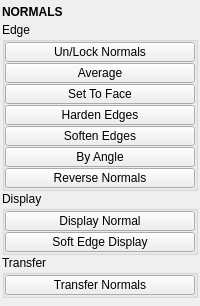
<?xml version="1.0" encoding="UTF-8"?>
<ui version="4.0">
 <class>QtUi</class>
 <widget class="QMainWindow" name="QtUi">
  <property name="enabled">
   <bool>true</bool>
  </property>
  <property name="geometry">
   <rect>
    <x>0</x>
    <y>0</y>
    <width>200</width>
    <height>306</height>
   </rect>
  </property>
  <property name="tabShape">
   <enum>QTabWidget::Triangular</enum>
  </property>
  <property name="dockNestingEnabled">
   <bool>true</bool>
  </property>
  <property name="dockOptions">
   <set>QMainWindow::AllowNestedDocks|QMainWindow::AllowTabbedDocks|QMainWindow::AnimatedDocks|QMainWindow::ForceTabbedDocks</set>
  </property>
  <widget class="QWidget" name="central_widget">
   <property name="minimumSize">
    <size>
     <width>200</width>
     <height>0</height>
    </size>
   </property>
   <layout class="QVBoxLayout" name="verticalLayout_2">
    <property name="leftMargin">
     <number>2</number>
    </property>
    <property name="topMargin">
     <number>2</number>
    </property>
    <property name="rightMargin">
     <number>2</number>
    </property>
    <property name="bottomMargin">
     <number>2</number>
    </property>
    <property name="spacing">
     <number>2</number>
    </property>
    <item>
     <layout class="QVBoxLayout" name="verticalLayout">
      <property name="spacing">
       <number>0</number>
      </property>
      <item>
       <widget class="Header" name="header">
        <property name="minimumSize">
         <size>
          <width>0</width>
          <height>20</height>
         </size>
        </property>
        <property name="maximumSize">
         <size>
          <width>16777215</width>
          <height>20</height>
         </size>
        </property>
        <property name="font">
         <font>
          <weight>75</weight>
          <bold>true</bold>
         </font>
        </property>
        <property name="text">
         <string>NORMALS</string>
        </property>
       </widget>
      </item>
      <item>
       <widget class="CollapsableGroup" name="edge">
        <property name="title">
         <string>Edge</string>
        </property>
        <layout class="QVBoxLayout" name="verticalLayout_5">
         <property name="spacing">
          <number>1</number>
         </property>
         <property name="leftMargin">
          <number>0</number>
         </property>
         <property name="topMargin">
          <number>0</number>
         </property>
         <property name="rightMargin">
          <number>0</number>
         </property>
         <property name="bottomMargin">
          <number>0</number>
         </property>
         <item>
          <widget class="QPushButton" name="b004">
           <property name="enabled">
            <bool>true</bool>
           </property>
           <property name="minimumSize">
            <size>
             <width>0</width>
             <height>20</height>
            </size>
           </property>
           <property name="maximumSize">
            <size>
             <width>16777215</width>
             <height>20</height>
            </size>
           </property>
           <property name="toolTip">
            <string>&lt;html&gt;&lt;head/&gt;&lt;body&gt;&lt;p&gt;Toggle the vertex normals locked/Unlocked for the selected object(s) or components.&lt;/p&gt;&lt;/body&gt;&lt;/html&gt;</string>
           </property>
           <property name="text">
            <string>Un/Lock Normals</string>
           </property>
           <property name="iconSize">
            <size>
             <width>18</width>
             <height>18</height>
            </size>
           </property>
          </widget>
         </item>
         <item>
          <widget class="PushButton" name="tb004">
           <property name="enabled">
            <bool>true</bool>
           </property>
           <property name="minimumSize">
            <size>
             <width>0</width>
             <height>20</height>
            </size>
           </property>
           <property name="maximumSize">
            <size>
             <width>16777215</width>
             <height>20</height>
            </size>
           </property>
           <property name="toolTip">
            <string>Average Edge Normals</string>
           </property>
           <property name="text">
            <string>Average</string>
           </property>
           <property name="iconSize">
            <size>
             <width>18</width>
             <height>18</height>
            </size>
           </property>
          </widget>
         </item>
         <item>
          <widget class="QPushButton" name="b006">
           <property name="enabled">
            <bool>true</bool>
           </property>
           <property name="minimumSize">
            <size>
             <width>0</width>
             <height>20</height>
            </size>
           </property>
           <property name="maximumSize">
            <size>
             <width>16777215</width>
             <height>20</height>
            </size>
           </property>
           <property name="toolTip">
            <string>Set Normals to face</string>
           </property>
           <property name="text">
            <string>Set To Face</string>
           </property>
           <property name="iconSize">
            <size>
             <width>18</width>
             <height>18</height>
            </size>
           </property>
          </widget>
         </item>
         <item>
          <widget class="PushButton" name="b001">
           <property name="enabled">
            <bool>true</bool>
           </property>
           <property name="minimumSize">
            <size>
             <width>0</width>
             <height>20</height>
            </size>
           </property>
           <property name="maximumSize">
            <size>
             <width>16777215</width>
             <height>20</height>
            </size>
           </property>
           <property name="toolTip">
            <string>&lt;html&gt;&lt;head/&gt;&lt;body&gt;&lt;p&gt;&lt;span style=&quot; text-decoration: underline;&quot;&gt;Harden edges normals.&lt;/span&gt;&lt;/p&gt;&lt;p&gt;&lt;br/&gt;&lt;/p&gt;&lt;p&gt;If the entire object is selected, all object edges will be used.&lt;/p&gt;&lt;/body&gt;&lt;/html&gt;</string>
           </property>
           <property name="text">
            <string>Harden Edges</string>
           </property>
           <property name="iconSize">
            <size>
             <width>18</width>
             <height>18</height>
            </size>
           </property>
          </widget>
         </item>
         <item>
          <widget class="QPushButton" name="b000">
           <property name="enabled">
            <bool>true</bool>
           </property>
           <property name="minimumSize">
            <size>
             <width>60</width>
             <height>20</height>
            </size>
           </property>
           <property name="maximumSize">
            <size>
             <width>16777215</width>
             <height>20</height>
            </size>
           </property>
           <property name="toolTip">
            <string>&lt;html&gt;&lt;head/&gt;&lt;body&gt;&lt;p&gt;&lt;span style=&quot; text-decoration: underline;&quot;&gt;Soften edge normals&lt;/span&gt;&lt;/p&gt;&lt;/body&gt;&lt;/html&gt;</string>
           </property>
           <property name="text">
            <string>Soften Edges</string>
           </property>
           <property name="iconSize">
            <size>
             <width>18</width>
             <height>18</height>
            </size>
           </property>
          </widget>
         </item>
         <item>
          <widget class="PushButton" name="tb001">
           <property name="enabled">
            <bool>true</bool>
           </property>
           <property name="minimumSize">
            <size>
             <width>0</width>
             <height>20</height>
            </size>
           </property>
           <property name="maximumSize">
            <size>
             <width>16777215</width>
             <height>20</height>
            </size>
           </property>
           <property name="toolTip">
            <string>&lt;html&gt;&lt;head/&gt;&lt;body&gt;&lt;p&gt;&lt;span style=&quot; text-decoration: underline;&quot;&gt;Harden edges normals.&lt;/span&gt;&lt;/p&gt;&lt;p&gt;&lt;br/&gt;&lt;/p&gt;&lt;p&gt;If the entire object is selected, all object edges will be used.&lt;/p&gt;&lt;/body&gt;&lt;/html&gt;</string>
           </property>
           <property name="text">
            <string>By Angle</string>
           </property>
           <property name="iconSize">
            <size>
             <width>18</width>
             <height>18</height>
            </size>
           </property>
          </widget>
         </item>
         <item>
          <widget class="PushButton" name="tb010">
           <property name="enabled">
            <bool>true</bool>
           </property>
           <property name="minimumSize">
            <size>
             <width>0</width>
             <height>20</height>
            </size>
           </property>
           <property name="maximumSize">
            <size>
             <width>16777215</width>
             <height>20</height>
            </size>
           </property>
           <property name="toolTip">
            <string>Reverse Selected Normals</string>
           </property>
           <property name="text">
            <string>Reverse Normals</string>
           </property>
           <property name="iconSize">
            <size>
             <width>18</width>
             <height>18</height>
            </size>
           </property>
          </widget>
         </item>
        </layout>
       </widget>
      </item>
      <item>
       <widget class="CollapsableGroup" name="display">
        <property name="title">
         <string>Display</string>
        </property>
        <layout class="QVBoxLayout" name="verticalLayout_4">
         <property name="spacing">
          <number>1</number>
         </property>
         <property name="leftMargin">
          <number>0</number>
         </property>
         <property name="topMargin">
          <number>0</number>
         </property>
         <property name="rightMargin">
          <number>0</number>
         </property>
         <property name="bottomMargin">
          <number>0</number>
         </property>
         <item>
          <widget class="QPushButton" name="b005">
           <property name="enabled">
            <bool>true</bool>
           </property>
           <property name="minimumSize">
            <size>
             <width>0</width>
             <height>20</height>
            </size>
           </property>
           <property name="maximumSize">
            <size>
             <width>16777215</width>
             <height>20</height>
            </size>
           </property>
           <property name="toolTip">
            <string>Display face normals</string>
           </property>
           <property name="text">
            <string>Display Normal</string>
           </property>
           <property name="iconSize">
            <size>
             <width>18</width>
             <height>18</height>
            </size>
           </property>
          </widget>
         </item>
         <item>
          <widget class="QPushButton" name="b003">
           <property name="enabled">
            <bool>true</bool>
           </property>
           <property name="minimumSize">
            <size>
             <width>0</width>
             <height>20</height>
            </size>
           </property>
           <property name="maximumSize">
            <size>
             <width>16777215</width>
             <height>20</height>
            </size>
           </property>
           <property name="toolTip">
            <string>Toggle soft edge display. Soft edge normals display dotted.</string>
           </property>
           <property name="text">
            <string>Soft Edge Display</string>
           </property>
           <property name="iconSize">
            <size>
             <width>18</width>
             <height>18</height>
            </size>
           </property>
          </widget>
         </item>
        </layout>
       </widget>
      </item>
      <item>
       <widget class="CollapsableGroup" name="transfer">
        <property name="title">
         <string>Transfer</string>
        </property>
        <layout class="QVBoxLayout" name="verticalLayout_6">
         <property name="spacing">
          <number>1</number>
         </property>
         <property name="leftMargin">
          <number>0</number>
         </property>
         <property name="topMargin">
          <number>0</number>
         </property>
         <property name="rightMargin">
          <number>0</number>
         </property>
         <property name="bottomMargin">
          <number>0</number>
         </property>
         <item>
          <widget class="QPushButton" name="b002">
           <property name="enabled">
            <bool>true</bool>
           </property>
           <property name="minimumSize">
            <size>
             <width>60</width>
             <height>20</height>
            </size>
           </property>
           <property name="maximumSize">
            <size>
             <width>16777215</width>
             <height>20</height>
            </size>
           </property>
           <property name="toolTip">
            <string>Transfer the normal information from the first selected object to all remaining.</string>
           </property>
           <property name="text">
            <string>Transfer Normals</string>
           </property>
           <property name="iconSize">
            <size>
             <width>18</width>
             <height>18</height>
            </size>
           </property>
          </widget>
         </item>
        </layout>
       </widget>
      </item>
      <item>
       <spacer name="verticalSpacer">
        <property name="orientation">
         <enum>Qt::Vertical</enum>
        </property>
        <property name="sizeHint" stdset="0">
         <size>
          <width>0</width>
          <height>10</height>
         </size>
        </property>
       </spacer>
      </item>
     </layout>
    </item>
   </layout>
  </widget>
 </widget>
 <customwidgets>
  <customwidget>
   <class>Header</class>
   <extends>QLabel</extends>
   <header>uitk.widgets.header.Header.h</header>
  </customwidget>
  <customwidget>
   <class>PushButton</class>
   <extends>QPushButton</extends>
   <header>widgets.pushbutton.h</header>
  </customwidget>
  <customwidget>
   <class>CollapsableGroup</class>
   <extends>QGroupBox</extends>
   <header>uitk.widgets.collapsableGroup.CollapsableGroup.h</header>
   <container>1</container>
  </customwidget>
 </customwidgets>
 <resources/>
 <connections/>
 <designerdata>
  <property name="gridDeltaX">
   <number>5</number>
  </property>
  <property name="gridDeltaY">
   <number>5</number>
  </property>
  <property name="gridSnapX">
   <bool>true</bool>
  </property>
  <property name="gridSnapY">
   <bool>true</bool>
  </property>
  <property name="gridVisible">
   <bool>true</bool>
  </property>
 </designerdata>
</ui>
